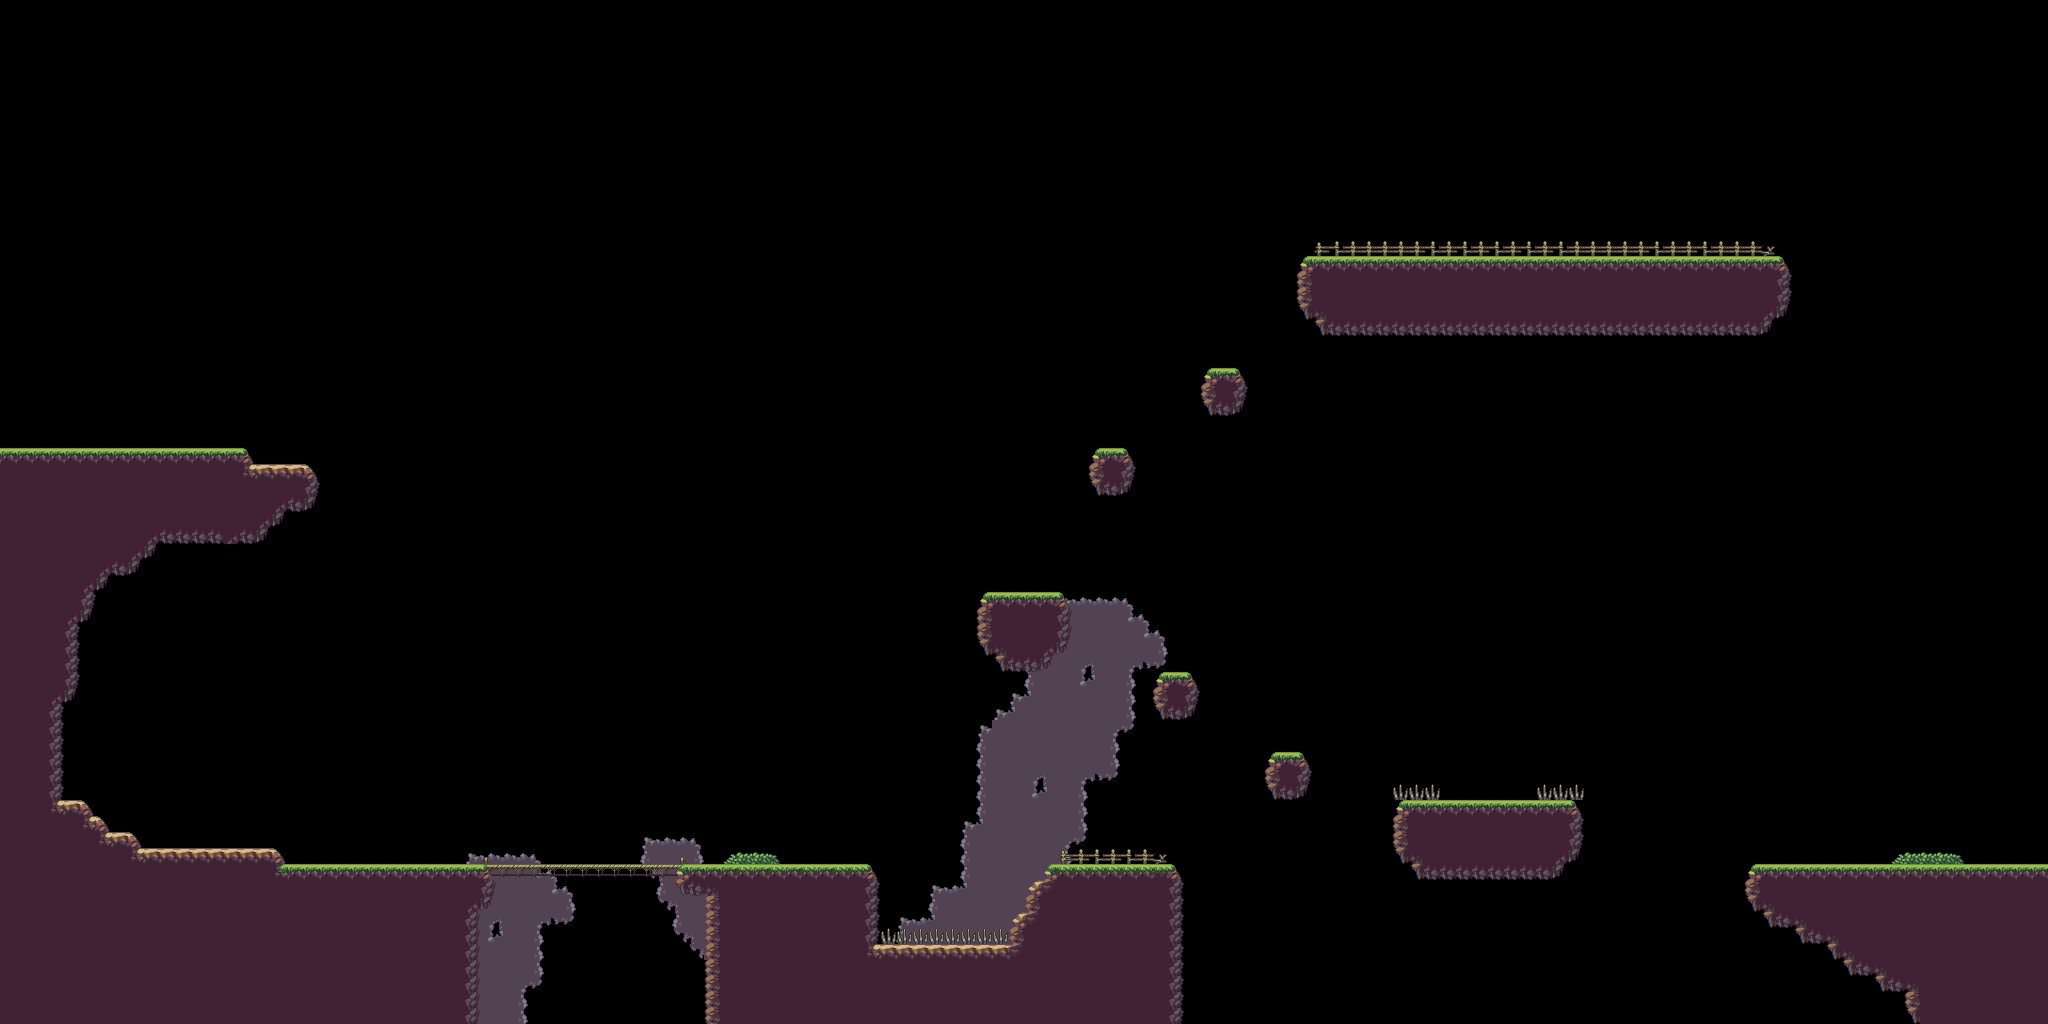

This game map was drawn from its Tiled (.tmx) file and the tilesets committed beside it. A one-line description and the trimmed map source follow:
An orthogonal 128x64 tile map with 16x16 px tiles, 5 tile layers (BackGround, Puentes, Solid, Harmfull, ...), 2 tilesets and 24 objects.

<map version="1.2" tiledversion="1.3.4" orientation="orthogonal" renderorder="right-down" width="128" height="64" tilewidth="16" tileheight="16" infinite="0" nextlayerid="15" nextobjectid="35">
 <tileset firstgid="1" name="GreenTiles" tilewidth="16" tileheight="16" tilecount="60" columns="10">
  <image source="Tileset.png" width="160" height="96" />
 </tileset>
 <tileset firstgid="61" name="CloudAndMountain" tilewidth="2048" tileheight="1024" tilecount="1" columns="1">
  <image source="CloudAndMountain.png" width="2048" height="1024" />
 </tileset>
 <objectgroup id="14" name="Background">
  <properties>
   <property name="Background" value="CloudAndMountain" />
  </properties>
  <object id="34" gid="61" x="0" y="1024" width="2048" height="1024" />
 </objectgroup>
 <layer id="10" name="BackGround" width="128" height="64">
  <properties>
   <property name="noCollision" value="" />
  </properties>
  <data>[8192 cells, 266 non-empty, 14 distinct tile ids]</data>
 </layer>
 <layer id="4" name="Puentes" width="128" height="64">
  <data>[8192 cells, 13 non-empty, 1 distinct tile ids]</data>
 </layer>
 <layer id="3" name="Solid" width="128" height="64">
  <data>[8192 cells, 1223 non-empty, 14 distinct tile ids]</data>
 </layer>
 <layer id="5" name="Harmfull" width="128" height="64">
  <data>[8192 cells, 14 non-empty, 1 distinct tile ids]</data>
 </layer>
 <layer id="2" name="Estetics" width="128" height="64">
  <properties>
   <property name="noCollision" value="" />
  </properties>
  <data>[8192 cells, 179 non-empty, 13 distinct tile ids]</data>
 </layer>
 <objectgroup id="11" name="Harmful">
  <object id="1" x="879.083" y="927" width="129.792" height="20.3333">
   <properties>
    <property name="Harmful" type="bool" value="true" />
   </properties>
  </object>
  <object id="2" x="1181.25" y="1022.5" width="738.5" height="1">
   <properties>
    <property name="Harmful" type="bool" value="true" />
   </properties>
  </object>
  <object id="28" x="1534.85" y="782.053" width="50.8636" height="17.8485">
   <properties>
    <property name="Harmful" value="Harmful" />
   </properties>
  </object>
  <object id="29" x="1391.44" y="782.318" width="51.0303" height="18">
   <properties>
    <property name="Harmful" value="Harmful" />
   </properties>
  </object>
 </objectgroup>
 <objectgroup id="12" name="Spawns">
  <object id="3" x="193.167" y="840" width="17" height="15">
   <properties>
    <property name="Type" value="RangedEnemy" />
   </properties>
  </object>
  <object id="4" x="455.834" y="856" width="17" height="15">
   <properties>
    <property name="Type" value="RangedEnemy" />
   </properties>
  </object>
  <object id="5" x="703.5" y="856" width="17" height="15">
   <properties>
    <property name="Type" value="RangedEnemy" />
   </properties>
  </object>
  <object id="6" x="1060.5" y="856" width="17" height="15">
   <properties>
    <property name="Type" value="RangedEnemy" />
   </properties>
  </object>
  <object id="7" x="203.167" y="439.333" width="17" height="15">
   <properties>
    <property name="Type" value="RangedEnemy" />
   </properties>
  </object>
  <object id="8" x="575.834" y="856" width="17" height="15">
   <properties>
    <property name="Type" value="MeleeEnemy" />
    <property name="xMax" type="float" value="688" />
    <property name="xMin" type="float" value="480" />
   </properties>
  </object>
  <object id="13" x="816" y="856" width="17" height="15">
   <properties>
    <property name="Type" value="RangedEnemy" />
   </properties>
  </object>
  <object id="14" x="1754.63" y="856" width="17" height="15">
   <properties>
    <property name="Type" value="RangedEnemy" />
   </properties>
  </object>
  <object id="15" x="1313.42" y="248.25" width="17" height="15">
   <properties>
    <property name="Type" value="MeleeEnemy" />
    <property name="xMax" type="float" value="1525" />
    <property name="xMin" type="float" value="1310" />
   </properties>
  </object>
  <object id="16" x="1449.16" y="247.333" width="17" height="15">
   <properties>
    <property name="Type" value="MeleeEnemy" />
    <property name="xMax" type="float" value="1770" />
    <property name="xMin" type="float" value="1310" />
   </properties>
  </object>
  <object id="19" x="30.8333" y="438.5" width="17" height="15">
   <properties>
    <property name="Type" value="Protagonist" />
   </properties>
  </object>
  <object id="20" x="1432.58" y="247.5" width="17" height="15">
   <properties>
    <property name="Type" value="RangedEnemy" />
   </properties>
  </object>
  <object id="21" x="1504.16" y="249.166" width="17" height="15">
   <properties>
    <property name="Type" value="RangedEnemy" />
   </properties>
  </object>
  <object id="22" x="1467.91" y="247.417" width="17" height="15">
   <properties>
    <property name="Type" value="RangedEnemy" />
   </properties>
  </object>
  <object id="23" x="1567.42" y="248.833" width="17" height="15">
   <properties>
    <property name="Type" value="RangedEnemy" />
   </properties>
  </object>
  <object id="24" x="1640.58" y="249.75" width="17" height="15">
   <properties>
    <property name="Type" value="RangedEnemy" />
   </properties>
  </object>
  <object id="25" x="1721.58" y="248.5" width="17" height="15">
   <properties>
    <property name="Type" value="RangedEnemy" />
   </properties>
  </object>
  <object id="26" x="1466.78" y="791.947" width="18.9091" height="21.2727">
   <properties>
    <property name="Type" value="Chest" />
   </properties>
  </object>
 </objectgroup>
 <objectgroup id="13" name="Finish">
  <object id="17" x="2041.96" y="696.042" width="2.75" height="168">
   <properties>
    <property name="Door" value="Mapa3_tmx" />
    <property name="TileSheet" value="Tileset" />
    <property name="TileSize" type="int" value="16" />
   </properties>
  </object>
 </objectgroup>
</map>